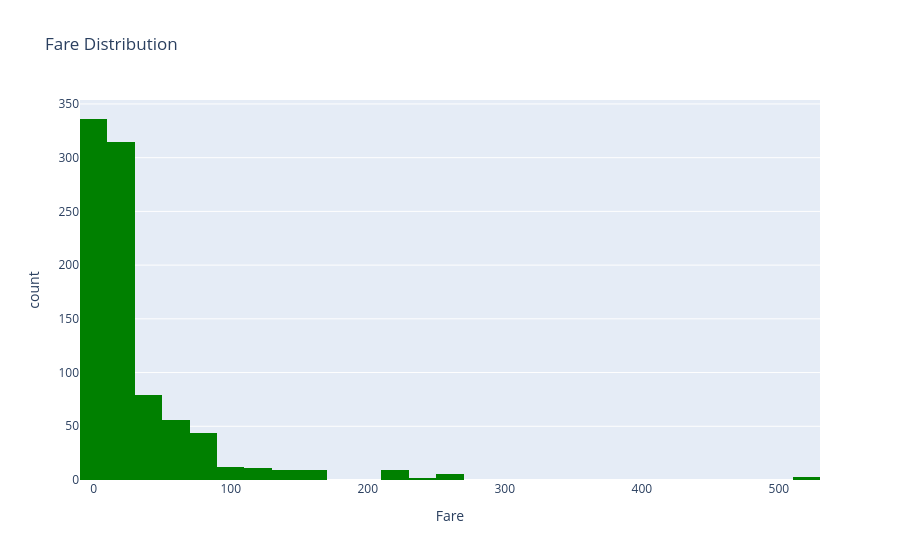

The notebook cell this image was saved under:
### Code cell
fig = px.histogram(train, x='Fare', color_discrete_sequence=['green'],nbins=40, title="Fare Distribution")
fig.show()

### Figure 1 — Plotly figure (JSON) as saved in the notebook; plotly's stock layout.template omitted (floating-point values rounded to 4 significant figures; data arrays with more than 128 entries replaced by an {"elided": "..."} marker saying what was removed)
{"data": [{"alignmentgroup": "True", "bingroup": "x", "hovertemplate": "Fare=%{x}<br>count=%{y}<extra></extra>", "legendgroup": "", "marker": {"color": "green", "pattern": {"shape": ""}}, "name": "", "nbinsx": 40, "offsetgroup": "", "orientation": "v", "showlegend": false, "type": "histogram", "x": {"elided": "891 float values"}, "xaxis": "x", "yaxis": "y"}], "layout": {"barmode": "relative", "legend": {"tracegroupgap": 0}, "title": {"text": "Fare Distribution"}, "xaxis": {"anchor": "y", "domain": [0, 1], "title": {"text": "Fare"}}, "yaxis": {"anchor": "x", "domain": [0, 1], "title": {"text": "count"}}}}
